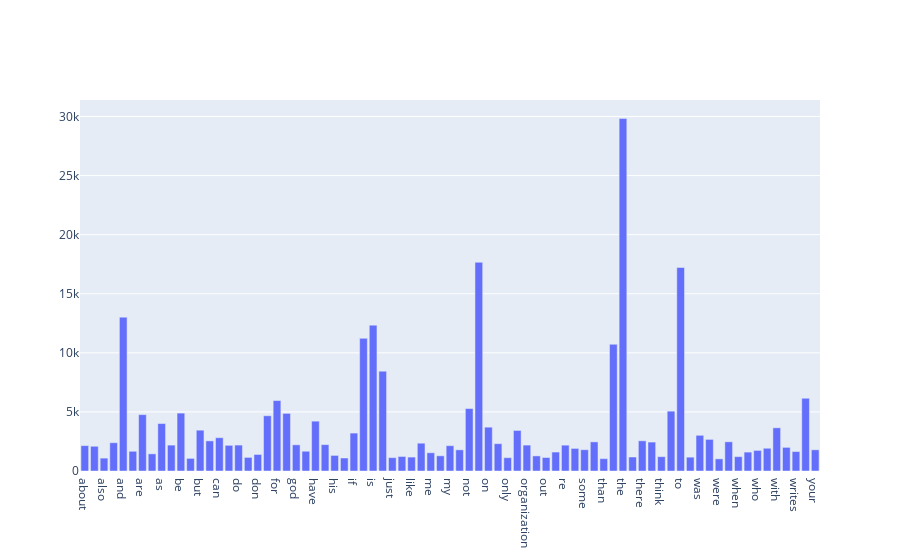

Write notebook code for a chart like this one.
### Code cell
# Answer here
import plotly.graph_objects as go
from plotly.offline import iplot

data = [go.Bar(x=x_selected,
            y=y_selected)]

iplot(data)

### Figure 1 — Plotly figure (JSON) as saved in the notebook; plotly's stock layout.template omitted (floating-point values rounded to 4 significant figures)
{"data": [{"type": "bar", "x": ["about", "all", "also", "an", "and", "any", "are", "article", "as", "at", "be", "been", "but", "by", "can", "com", "do", "does", "don", "edu", "for", "from", "god", "has", "have", "he", "his", "how", "if", "in", "is", "it", "just", "know", "like", "lines", "me", "more", "my", "no", "not", "of", "on", "one", "only", "or", "organization", "other", "out", "people", "re", "so", "some", "subject", "than", "that", "the", "their", "there", "they", "think", "this", "to", "university", "was", "we", "were", "what", "when", "which", "who", "will", "with", "would", "writes", "you", "your"], "y": [2148, 2093, 1090, 2393, 13017, 1669, 4769, 1453, 4015, 2191, 4898, 1068, 3453, 2548, 2818, 2172, 2193, 1151, 1400, 4675, 5962, 4877, 2216, 1671, 4218, 2232, 1318, 1100, 3208, 11226, 12343, 8447, 1130, 1230, 1177, 2353, 1543, 1286, 2143, 1791, 5285, 17660, 3709, 2312, 1127, 3432, 2192, 1278, 1142, 1604, 2186, 1912, 1802, 2464, 1045, 10723, 29825, 1184, 2556, 2448, 1213, 5063, 17222, 1170, 3020, 2674, 1028, 2472, 1215, 1599, 1742, 1925, 3655, 2000, 1645, 6157, 1793]}], "layout": {}}
